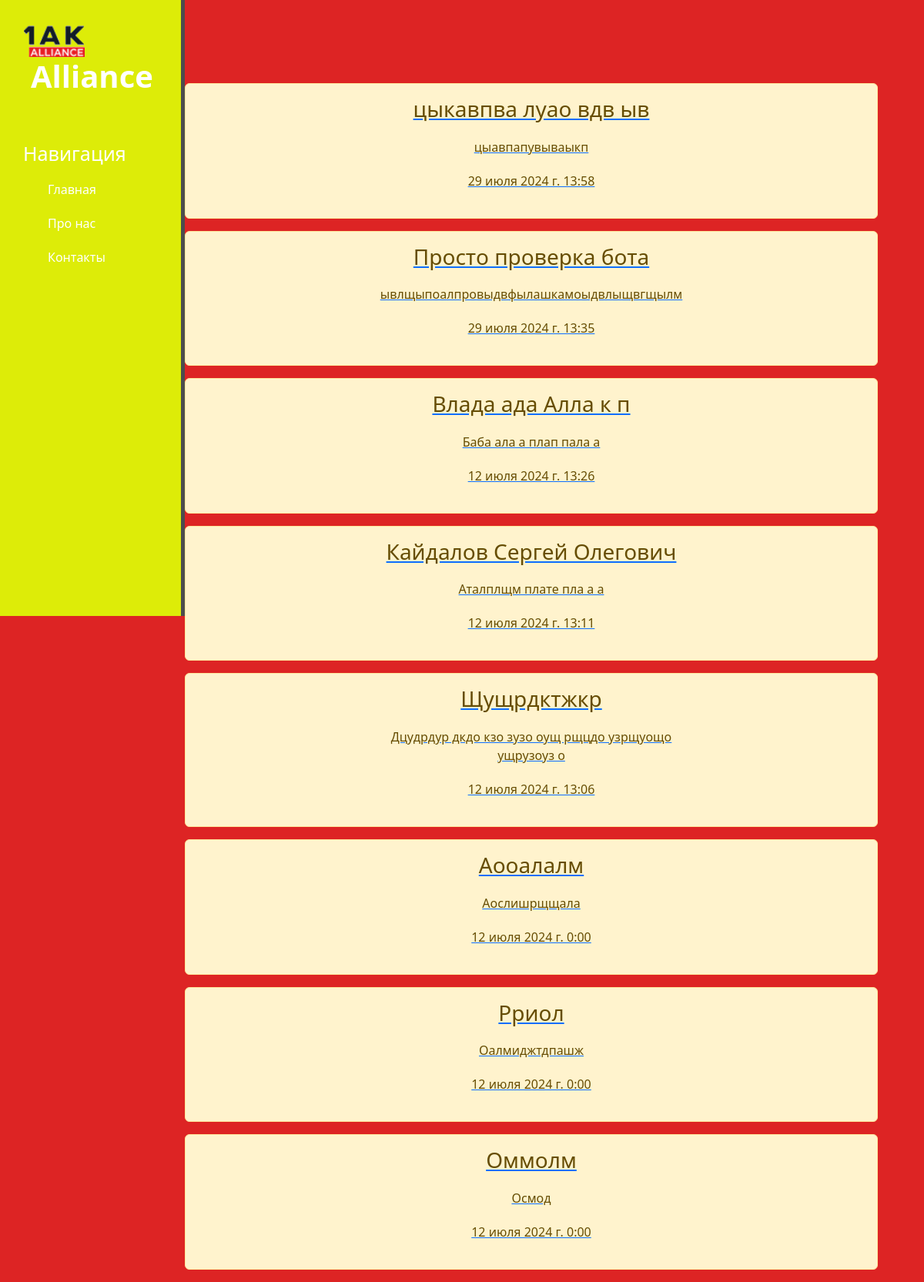
Page /records/ on the earlier database version.
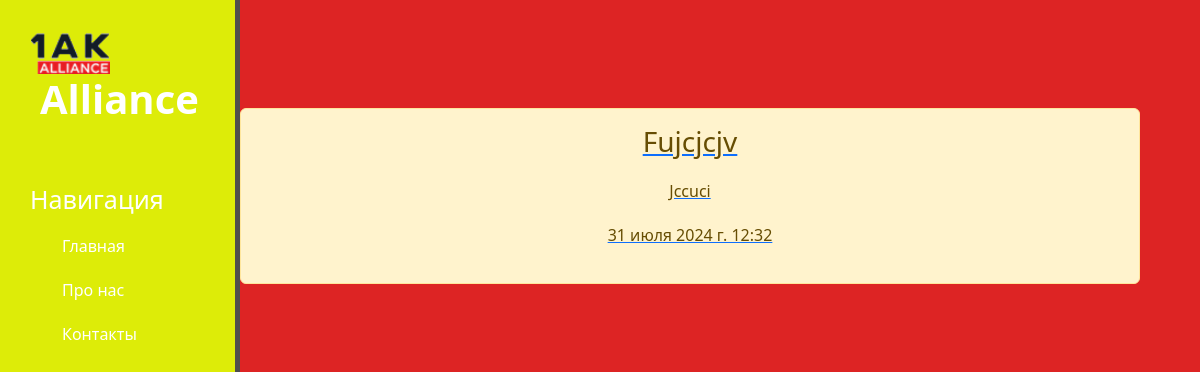
Same page on the later database version.
### records/models.py (models this page shows, shortened)
class violations(models.Model):
    date = models.DateTimeField('Дата и время')
    fio = models.CharField('ФИО', max_length=250)
    description = models.TextField('Суть')
    photo = models.BinaryField('Фото')
    class Meta:
        verbose_name = 'Запись'
        verbose_name_plural = 'Записи'

### records/views.py (the view)
# urls.py: path('', views.records_home, name='records_home'),
def records_home(request):
    records = violations.objects.order_by('-id')
    return render(request, 'records/records_home.html', {'records': records})

### records/templates/records/records_home.html (shortened to what this page needs)
{% extends 'main/layout.html' %}
{% block content %}
    <div class="features">
      {% for record in records %}
            <a href="{%url 'record' %}"><div class="alert alert-warning">
                <h3>{{ record.fio }}</h3>
                <p>{{ record.description}}</p>
                <p>{{ record.date }}</p>
            </div></a>
      {% endfor %}
    </div>
{% endblock %}

Differences in the rows shown:
removed violations: fio "цыкавпва луао вдв ыв", description "цыавпапувываыкп", date "29 июля 2024 г. 13:58"
removed violations: fio "Просто проверка бота", description "ывлщыпоалпровыдвфылашкамоыдвлыщвгщылм", date "29 июля 2024 г. 13:35"
removed violations: fio "Влада ада Алла к п", description "Баба ала а плап пала а", date "12 июля 2024 г. 13:26"
removed violations: fio "Кайдалов Сергей Олегович", description "Аталплщм плате пла а а", date "12 июля 2024 г. 13:11"
removed violations: fio "Щущрдктжкр", description "Дцудрдур дкдо кзо зузо оущ рщцдо узрщуощо ущрузоуз о", date "12 июля 2024 г. 13:06"
removed violations: fio "Аооалалм", description "Аослишрщщала", date "12 июля 2024 г. 0:00"
removed violations: fio "Рриол", description "Оалмиджтдпашж", date "12 июля 2024 г. 0:00"
removed violations: fio "Оммолм", description "Осмод", date "12 июля 2024 г. 0:00"
added violations: fio "Fujcjcjv", description "Jccuci", date "31 июля 2024 г. 12:32"
